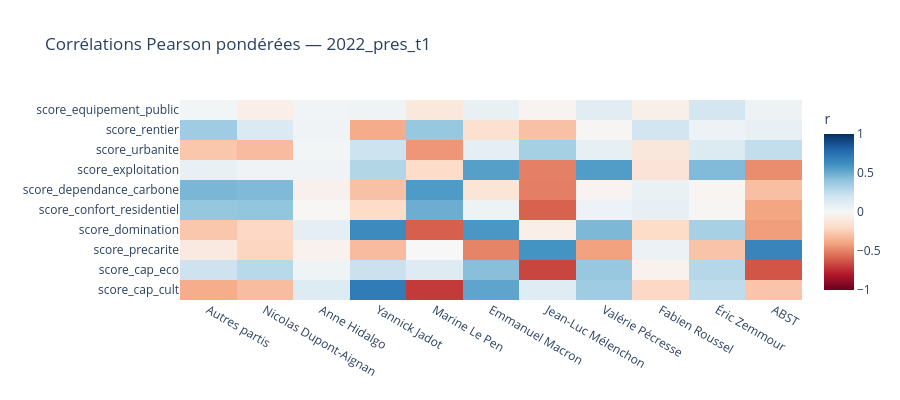

The notebook cell saved with this chart:
### Markdown cell above
### 1.1 Corrélations Pearson pondérées (WLS)

### Code cell
w = merged_s1['_w'].values

corr_mat = pd.DataFrame(index=VARS_S1, columns=parties_s1, dtype=float)
for party in parties_s1:
    y = merged_s1[f'score_{party}'].values
    for var in VARS_S1:
        corr_mat.loc[var, party] = weighted_corr(merged_s1[var].values, y, w)

# Trier les variables par corrélation absolue maximale
corr_mat_f = corr_mat.astype(float)
row_order = corr_mat_f.abs().max(axis=1).sort_values(ascending=False).index
corr_mat_f = corr_mat_f.loc[row_order]

# Noms lisibles
col_labels = [party_label(p) for p in parties_s1]

fig = go.Figure(go.Heatmap(
    z=corr_mat_f.values,
    x=col_labels,
    y=list(corr_mat_f.index),
    colorscale='RdBu',
    zmid=0, zmin=-1, zmax=1,
    colorbar=dict(title='r'),
    hovertemplate='%{y} × %{x} : %{z:.3f}<extra></extra>'
))
fig.update_layout(
    title=f'Corrélations Pearson pondérées — {ELEC_S1}',
    height=max(400, len(VARS_S1) * 28),
    margin=dict(l=180, b=100)
)
fig.show()

### Figure 1 — Plotly figure (JSON) as saved in the notebook; plotly's stock layout.template omitted (floating-point values rounded to 4 significant figures)
{"data": [{"colorbar": {"title": {"text": "r"}}, "colorscale": [[0, "rgb(103,0,31)"], [0.1, "rgb(178,24,43)"], [0.2, "rgb(214,96,77)"], [0.3, "rgb(244,165,130)"], [0.4, "rgb(253,219,199)"], [0.5, "rgb(247,247,247)"], [0.6, "rgb(209,229,240)"], [0.7, "rgb(146,197,222)"], [0.8, "rgb(67,147,195)"], [0.9, "rgb(33,102,172)"], [1, "rgb(5,48,97)"]], "hovertemplate": "%{y} × %{x} : %{z:.3f}<extra></extra>", "type": "heatmap", "x": ["Autres partis", "Nicolas Dupont-Aignan", "Anne Hidalgo", "Yannick Jadot", "Marine Le Pen", "Emmanuel Macron", "Jean-Luc Mélenchon", "Valérie Pécresse", "Fabien Roussel", "Éric Zemmour", "ABST"], "y": ["score_cap_cult", "score_cap_eco", "score_precarite", "score_domination", "score_confort_residentiel", "score_dependance_carbone", "score_exploitation", "score_urbanite", "score_rentier", "score_equipement_public"], "z": [[-0.3713, -0.3145, 0.138, 0.7084, -0.7064, 0.5305, 0.1254, 0.359, -0.2063, 0.259, -0.2857], [0.2097, 0.2781, 0.04474, 0.2181, 0.13, 0.4223, -0.6738, 0.3797, -0.04306, 0.2863, -0.6278], [-0.09763, -0.2174, -0.04155, -0.317, 0.0006445, -0.4966, 0.5971, -0.4094, 0.06449, -0.2876, 0.6664], [-0.2775, -0.207, 0.09674, 0.6408, -0.5993, 0.5829, -0.06158, 0.4538, -0.1942, 0.329, -0.4217], [0.3905, 0.3996, -0.008103, -0.1945, 0.4963, 0.05311, -0.5915, 0.06036, 0.08497, -0.01292, -0.3977], [0.461, 0.4421, -0.04779, -0.3005, 0.5693, -0.1313, -0.5089, -0.02608, 0.07059, -0.01881, -0.305], [0.07663, 0.04341, 0.04163, 0.2957, -0.1859, 0.553, -0.5078, 0.5633, -0.1349, 0.4401, -0.4698], [-0.2757, -0.3172, 0.02549, 0.2136, -0.4429, 0.09902, 0.3393, 0.08754, -0.114, 0.1424, 0.2482], [0.3583, 0.1516, 0.04005, -0.3728, 0.3812, -0.1582, -0.301, -0.0133, 0.1898, 0.05602, 0.08107], [0.02547, -0.06342, 0.03206, 0.04937, -0.1096, 0.07358, -0.02979, 0.1169, -0.05973, 0.182, 0.0543]], "zmax": 1, "zmid": 0, "zmin": -1}], "layout": {"height": 400, "margin": {"b": 100, "l": 180}, "title": {"text": "Corrélations Pearson pondérées — 2022_pres_t1"}}}
